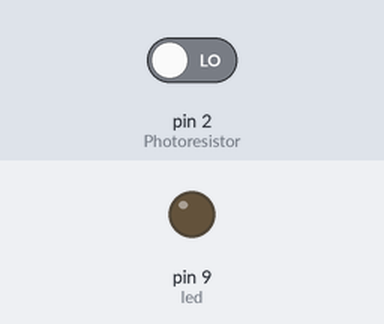
Simulated run of this sketch. Board: Arduino Uno, built with avr-gcc and run on an emulated ATmega328P. Parts: output pins drawn as LEDs (lit = HIGH). The test bench sets the inputs (shaded band); at power-on: pin 2 (Photoresistor) LOW. What the sketch prints to the serial monitor is not drawn.

Above: at 1.2 s.
1.3 s: pin 2 (Photoresistor) driven HIGH
At 2.5 s:
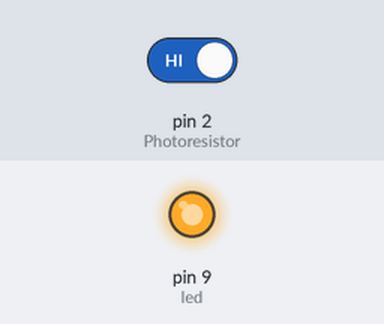
2.8 s: pin 2 (Photoresistor) driven LOW
At 3.7 s:
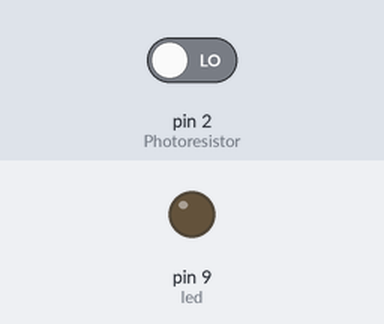
Timing chart, 0 to 5.8 s (numbered marks = the images above; inputs shaded):
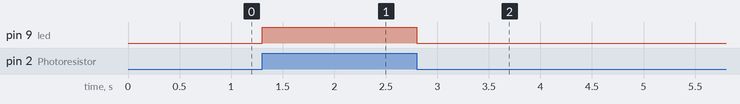

Measured:
- after the input at 1.3 s, pin 9 (led): LOW → HIGH at once
- after the input at 2.8 s, pin 9 (led): HIGH → LOW at once

The sketch:

oct14photoresistor.ino
```cpp
int Photoresistor = 2;
int led = 9;

void setup() {
  Serial.begin(9600);

  pinMode(Photoresistor, INPUT);
  pinMode(led, OUTPUT);
}

void loop() {

  int PhotoresistorState = digitalRead(Photoresistor);
  digitalWrite(led, PhotoresistorState);

  Serial.println(PhotoresistorState);
  delay(1);
}
```
